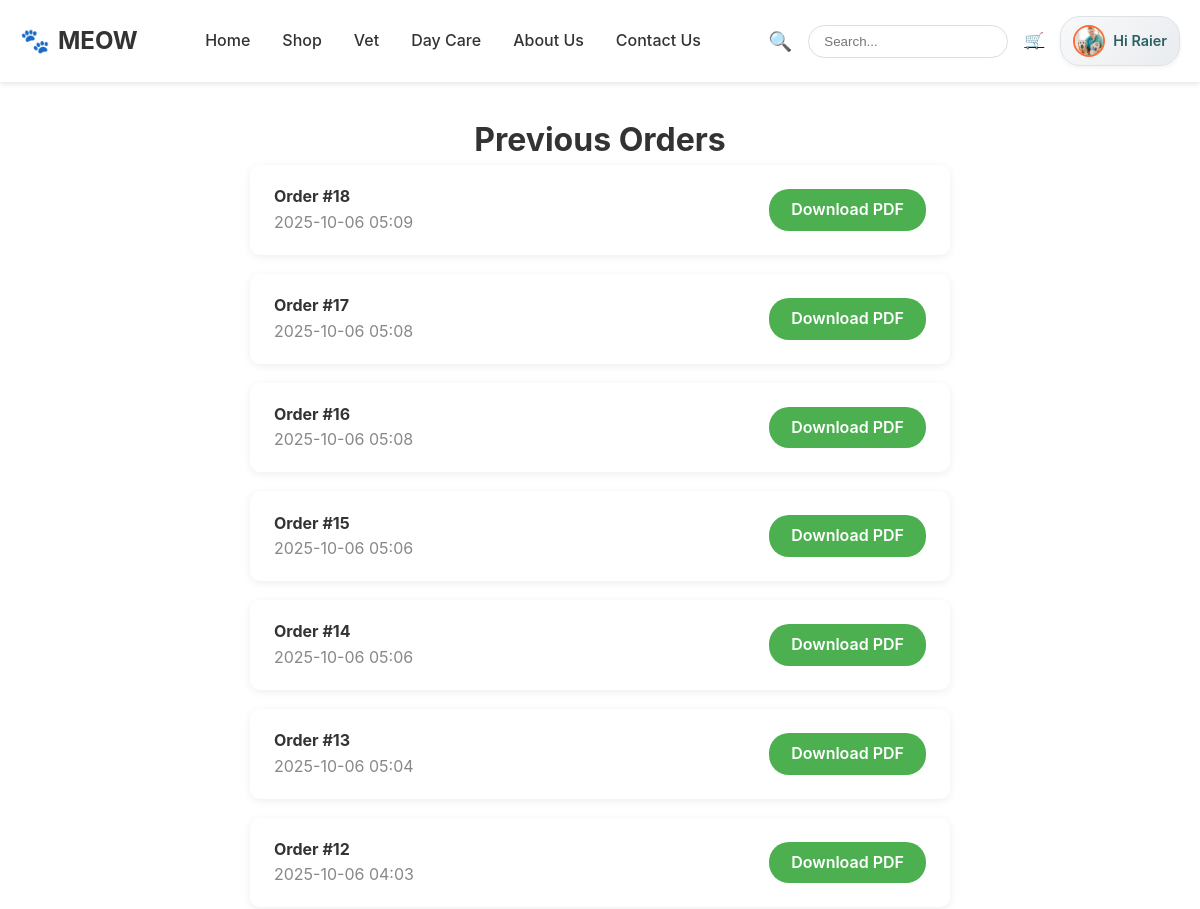
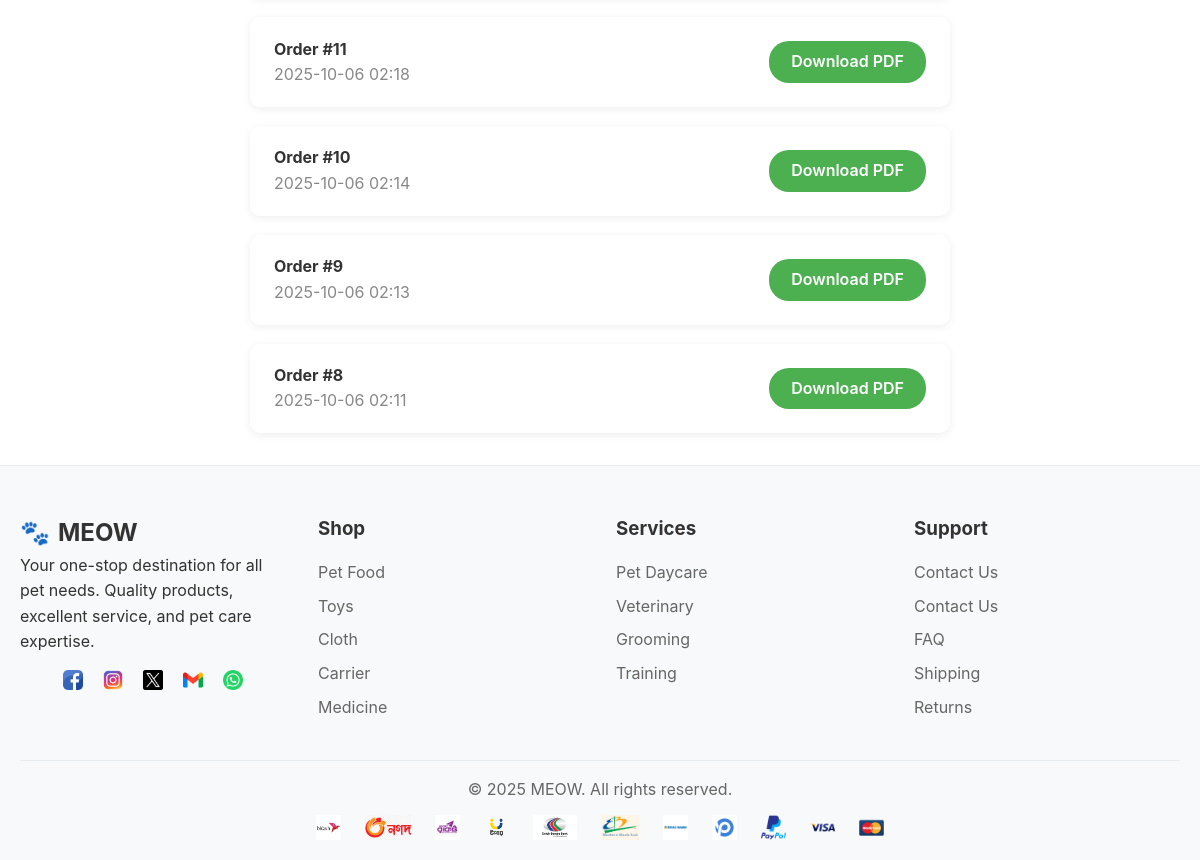
The page /shop/previous-orders/ (signed in) on the database its author committed (2 pictures, top to bottom).
### users/models.py (models this page shows, shortened)
class CustomUser(AbstractUser):
    user_type = models.CharField(max_length=10, choices=USER_TYPE_CHOICES, default='user')
    is_seller = models.BooleanField(default=False)
    is_approved = models.BooleanField(default=False)
    photo = models.ImageField(upload_to='profile_photos/', blank=True, null=True)

### shop/models.py (models this page shows, shortened)
class Receipt(models.Model):
    user = models.ForeignKey(settings.AUTH_USER_MODEL, on_delete=models.CASCADE, related_name='receipts')
    pdf = models.FileField(upload_to='receipts/')
    created_at = models.DateTimeField(auto_now_add=True)
    order_summary = models.TextField(blank=True)  # Optional: store summary for quick display

### shop/views.py (the view)
# urls.py: path("previous-orders/", views.previous_orders, name="previous_orders"),
@login_required
def previous_orders(request):
    receipts = Receipt.objects.filter(user=request.user).order_by('-created_at')
    return render(request, "shop/previous_orders.html", {"receipts": receipts})

### templates/shop/previous_orders.html (shortened to what this page needs)
{% extends "base.html" %}
{% block content %}
<main class="main-content" style="max-width:700px;margin:2rem auto;">
    <h1 style="text-align:center;">Previous Orders</h1>
    {% if receipts %}
        <ul style="list-style:none;padding:0;">
            {% for receipt in receipts %}
            <li style="background:#fff;margin-bottom:1.2rem;padding:1.2rem 1.5rem;border-radius:10px;box-shadow:0 2px 8px rgba(0,0,0,0.07);display:flex;justify-content:space-between;align-items:center;">
                <div>
                    <strong>Order #{{ receipt.id }}</strong><br>
                    <span style="color:#888;">{{ receipt.created_at|date:"Y-m-d H:i" }}</span>
                </div>
                <a href="{% url 'shop:download_receipt' receipt.id %}" class="login-btn" style="background:#4caf50;">Download PDF</a>
            </li>
            {% endfor %}
        </ul>
    {% else %}
        <p style="text-align:center;">No previous orders found.</p>
    {% endif %}
</main>
{% endblock %}

### templates/base.html (shortened to what this page needs)
{% load static %}
<!DOCTYPE html>
<html lang="en">
<head>
</head>
<body>
<header>
    <div class="container">
        <div class="header-content">
            <div class="logo">MEOW</div>
            <nav>
                <ul>
                    <li><a href="{% url 'users:user_home_page' %}">Home</a></li>
                    <li><a href="{% url 'shop:shop' %}">Shop</a></li>
                    <li><a href="{% url 'vets:clinic_doctor_list' %}">Vet</a></li>
                    <li><a href="{% url 'vets:clinic_list' %}">Day Care</a></li>
                    <li><a href="{% url 'about_us' %}">About Us</a></li>
                    <li><a href="{% url 'contact_us' %}">Contact Us</a></li>
                </ul>
            </nav>
            <div class="header-icons">
                {% if request.resolver_match.url_name != "login" and request.resolver_match.url_name != "register" %}
                    <span>🔍</span>
                    <input type="text" placeholder="Search..." class="search-bar">
                    <a href="{% url 'shop:cart' %}">🛒</a>
                    {% if user.is_authenticated %}
                        <a href="{% url 'users:profile' %}" class="profile-link" style="display:flex;align-items:center;gap:8px;padding:8px 12px;border-radius:20px;background:linear-gradient(135deg, #f8f9fa 0%, #e9ecef 100%);border:1px solid #dee2e6;text-decoration:none;transition:all 0.3s ease;box-shadow:0 2px 4px rgba(0,0,0,0.05);">
                            {% if user.photo %}
                                <img src="{{ user.photo.url }}" alt="Profile" style="width:32px;height:32px;border-radius:50%;object-fit:cover;border:2px solid #ff6b35;">
                            {% endif %}
                            <span style="font-weight:600;color:#2c5f5f;font-size:0.9rem;">Hi {{ user.username|capfirst }}</span>
                        </a>
                    {% endif %}
                {% endif %}
            </div>
        </div>
    </div>
</header>
<main>
    {% block content %}{% endblock %}
</main>
<footer>
    <div class="container">
        <div class="footer-content">
            <div class="footer-section">
                <div class="logo">MEOW</div>
                <p>Your one-stop destination for all pet needs. Quality products, excellent service, and pet care expertise.</p>
                <div class="social-icons">
                    <a href="https://www.facebook.com" target="_blank" class="social-icon">
                        <img src="{% static 'images/social_icon/facebook.png' %}" alt="Facebook">
                    </a>
                    <a href="https://www.instagram.com" target="_blank" class="social-icon">
                        <img src="{% static 'images/social_icon/instagram.png' %}" alt="Instagram">
                    </a>
                    <a href="https://www.twitter.com" target="_blank" class="social-icon">
                        <img src="{% static 'images/social_icon/twitter.png' %}" alt="Twitter">
                    </a>
                    <a href="mailto:yourmail@gmail.com" target="_blank" class="social-icon">
                        <img src="{% static 'images/social_icon/gmail.png' %}" alt="Gmail">
                    </a>
                    <a href="https://wa.me/1234567890" target="_blank" class="social-icon">
                        <img src="{% static 'images/social_icon/whatsapp.png' %}" alt="WhatsApp">
                    </a>
                </div>
            </div>
            <div class="footer-section">
                <h3>Shop</h3>
                <ul>
                    <li><a href="{% url 'shop:food' %}">Pet Food</a></li>
                    <li><a href="{% url 'shop:toy' %}">Toys</a></li>
                    <li><a href="{% url 'shop:cloth' %}">Cloth</a></li>
                    <li><a href="{% url 'shop:carrier' %}">Carrier</a></li>
                    <li><a href="{% url 'shop:medicine' %}">Medicine</a></li>
                </ul>
            </div>
            <div class="footer-section">
                <h3>Services</h3>
                <ul>
                    <li><a href="#">Pet Daycare</a></li>
                    <li><a href="#">Veterinary</a></li>
                    <li><a href="#">Grooming</a></li>
                    <li><a href="#">Training</a></li>
                </ul>
            </div>
            <div class="footer-section">
                <h3>Support</h3>
                <ul>
                    <li><a href="{% url 'users:contact_us' %}">Contact Us</a></li>
                    <li><a href="{% url 'about_us' %}">Contact Us</a></li>
                    <li><a href="#">FAQ</a></li>
                    <li><a href="#">Shipping</a></li>
                    <li><a href="#">Returns</a></li>
                </ul>
            </div>
        </div>
        <div class="footer-bottom">
            <p>&copy; 2025 MEOW. All rights reserved.</p>
            <div class="payment-methods">
                <div class="payment-method"><img src="{% static 'images/icon/bkash.png' %}" alt="Bkash"></div>
                <div class="payment-method"><img src="{% static 'images/icon/Nagad.png' %}" alt="Nagad"></div>
                <div class="payment-method"><img src="{% static 'images/icon/rocket.png' %}" alt="Rocket"></div>
                <div class="payment-method"><img src="{% static 'images/icon/upay.png' %}" alt="Upay"></div>
                <div class="payment-method"><img src="{% static 'images/icon/dbbl.jpg' %}" alt="DBBL"></div>
                <div class="payment-method"><img src="{% static 'images/icon/ebl.png' %}" alt="EBL"></div>
                <div class="payment-method"><img src="{% static 'images/icon/BRAC.png' %}" alt="Brac Bank"></div>
                <div class="payment-method"><img src="{% static 'images/icon/pathao_pay.png' %}" alt="Pathao Pay"></div>
                <div class="payment-method"><img src="{% static 'images/icon/paypal.png' %}" alt="PayPal"></div>
                <div class="payment-method"><img src="{% static 'images/icon/visa.png' %}" alt="Visa"></div>
                <div class="payment-method"><img src="{% static 'images/icon/card.png' %}" alt="MasterCard"></div>
            </div>
        </div>
    </div>
</footer>
</body>
</html>

### templates/base.html (style rules this page uses)
* { margin: 0; padding: 0; box-sizing: border-box; }
body { font-family: -apple-system, BlinkMacSystemFont, 'Segoe UI', Roboto, Oxygen, Ubuntu, Cantarell, sans-serif; line-height: 1.6; color: #333; }
.container { max-width: 1200px; margin: 0 auto; padding: 0 20px; }
header { background: white; padding: 1rem 0; box-shadow: 0 2px 5px rgba(0,0,0,0.1); position: sticky; top: 0; z-index: 100; }
.header-content { display: flex; justify-content: space-between; align-items: center; }
.logo { display: flex; align-items: center; font-size: 1.5rem; font-weight: bold; color: #333; }
.logo::before { content: "🐾"; margin-right: 8px; }
nav ul { display: flex; list-style: none; gap: 2rem; }
nav a { text-decoration: none; color: #333; font-weight: 500; transition: color 0.3s; }
.header-icons { display: flex; gap: 1rem; align-items: center; }
.header-icons span { cursor: pointer; font-size: 1.2rem; }
.search-bar { padding: 8px 15px; border: 1px solid #ddd; border-radius: 20px; outline: none; width: 200px; }
.login-btn { background: #ff6b35; color: white; border: none; border-radius: 20px; padding: 8px 22px; font-weight: 600; cursor: pointer; text-decoration: none; margin-left: 18px; transition: background 0.2s; }
footer { background: #f8f9fa; color: #333; padding: 3rem 0 1rem; border-top: 1px solid #e9ecef; }
.footer-content { display: grid; grid-template-columns: repeat(auto-fit, minmax(250px, 1fr)); gap: 2rem; margin-bottom: 2rem; }
.footer-section h3 { margin-bottom: 1rem; color: #333; font-weight: bold; }
.footer-section ul { list-style: none; }
.footer-section ul li { margin-bottom: 0.5rem; }
.footer-section ul li a { color: #666; text-decoration: none; }
.footer-bottom { border-top: 1px solid #e9ecef; padding-top: 1rem; text-align: center; color: #666; }
.footer-section p { margin-bottom: 15px; }
.social-icons { display: flex; justify-content: center; align-items: center; gap: 20px; }
.social-icon img { height: 20px; width: auto; display: block; transition: transform 0.2s; }
.payment-methods { margin-top: 0.5rem; display: flex; justify-content: center; gap: 8px; }
.payment-method { padding: 4px 8px; border-radius: 3px; font-size: 11px; font-weight: bold; color: white; }
.payment-method img { height: 25px; width: auto; display: block; }
.profile-link { display: flex; align-items: center; gap: 8px; padding: 8px 12px; border-radius: 20px; background: linear-gradient(135deg, #f8f9fa 0%, #e9ecef 100%); border: 1px solid #dee2e6; text-decoration: none; transition: all 0.3s ease; box-shadow: 0 2px 4px rgba(0,0,0,0.05); }

### rows shown on the page
CustomUser: photo (picture), username "Raier"
Receipt: id "18", created_at "2025-10-06 05:09"
Receipt: id "17", created_at "2025-10-06 05:08"
Receipt: id "16", created_at "2025-10-06 05:08"
Receipt: id "15", created_at "2025-10-06 05:06"
Receipt: id "14", created_at "2025-10-06 05:06"
Receipt: id "13", created_at "2025-10-06 05:04"
Receipt: id "12", created_at "2025-10-06 04:03"
Receipt: id "11", created_at "2025-10-06 02:18"
Receipt: id "10", created_at "2025-10-06 02:14"
Receipt: id "9", created_at "2025-10-06 02:13"
Receipt: id "8", created_at "2025-10-06 02:11"
